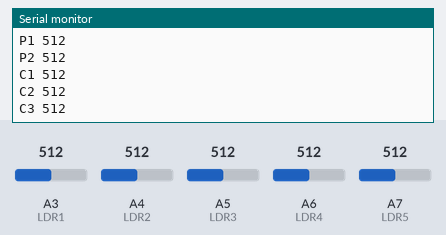
The sketch below on a simulated Arduino Nano, built with avr-gcc and run on an emulated ATmega328P. On the bench: the last lines printed to the serial monitor. The test bench sets the inputs (shaded band); at power-on: A3 (LDR1) = 512, A4 (LDR2) = 512, A5 (LDR3) = 512, A6 (LDR4) = 512, A7 (LDR5) = 512.

Above: at 1.4 s.
1.5 s: A3 (LDR1) set to 716
3.0 s: A4 (LDR2) set to 716
4.5 s: A5 (LDR3) set to 716
At 5.3 s:
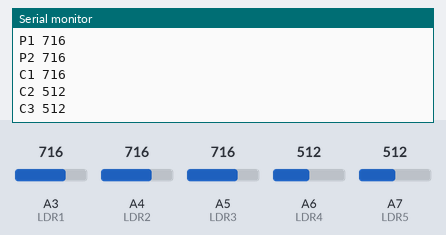
6.0 s: A6 (LDR4) set to 716
At 6.5 s:
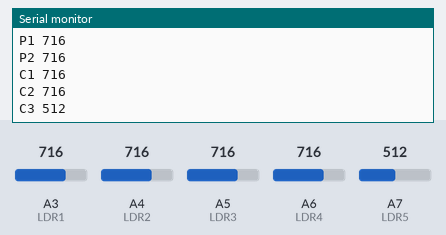
7.5 s: A7 (LDR5) set to 716
At 8.3 s:
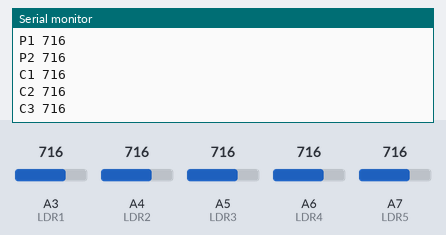
9.0 s: A3 (LDR1) set to 992
Timing chart, 0 to 11.5 s (numbered marks = the images above; inputs shaded):
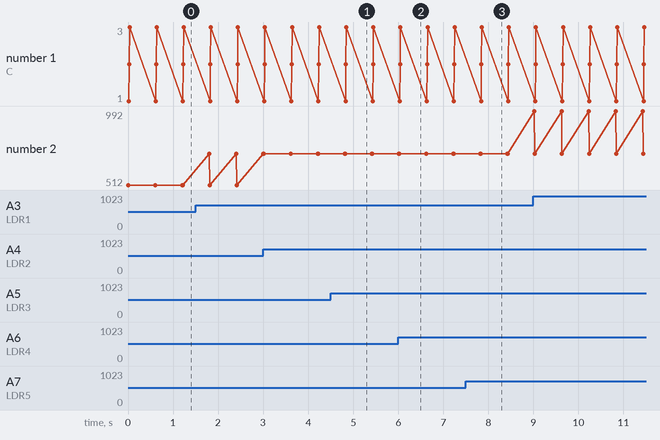

The sketch:

Internetkabel3_v9feb22.ino
```cpp
int LDR1 = A3;
int LDR2 = A4;
int LDR3 = A5;
int LDR4 = A6;
int LDR5 = A7;

int case1;
int case2;
int case3;
int doel2;
int paddenstoel1;
int paddenstoel2;

void setup() {
  // put your setup code here, to run once:
  Serial.begin(9600);
  pinMode(LDR1, INPUT);
  pinMode(LDR2, INPUT);
  pinMode(LDR3, INPUT);
  pinMode(LDR4, INPUT);
  pinMode(LDR5, INPUT);
}

void loop() {
  paddenstoel1 = analogRead(LDR1);
  Serial.print("P1 ");
  Serial.println(paddenstoel1);

  paddenstoel2 = analogRead(LDR2);
  Serial.print("P2 ");
  Serial.println(paddenstoel2);

  case1 = analogRead(LDR3);
  Serial.print("C1 ");
  Serial.println(case1);

  case2 = analogRead(LDR4);
  Serial.print("C2 ");
  Serial.println(case2);

  case3 = analogRead(LDR5);
  Serial.print("C3 ");
  Serial.println(case3);

  delay(600);

}
```

Measured:
- after the input at 4.5 s, the serial monitor: prints a new line after 0.33 s (image 1)
- after the input at 6.0 s, the serial monitor: prints a new line at once (image 2)
- after the input at 7.5 s, the serial monitor: prints a new line after 0.35 s (image 3)
